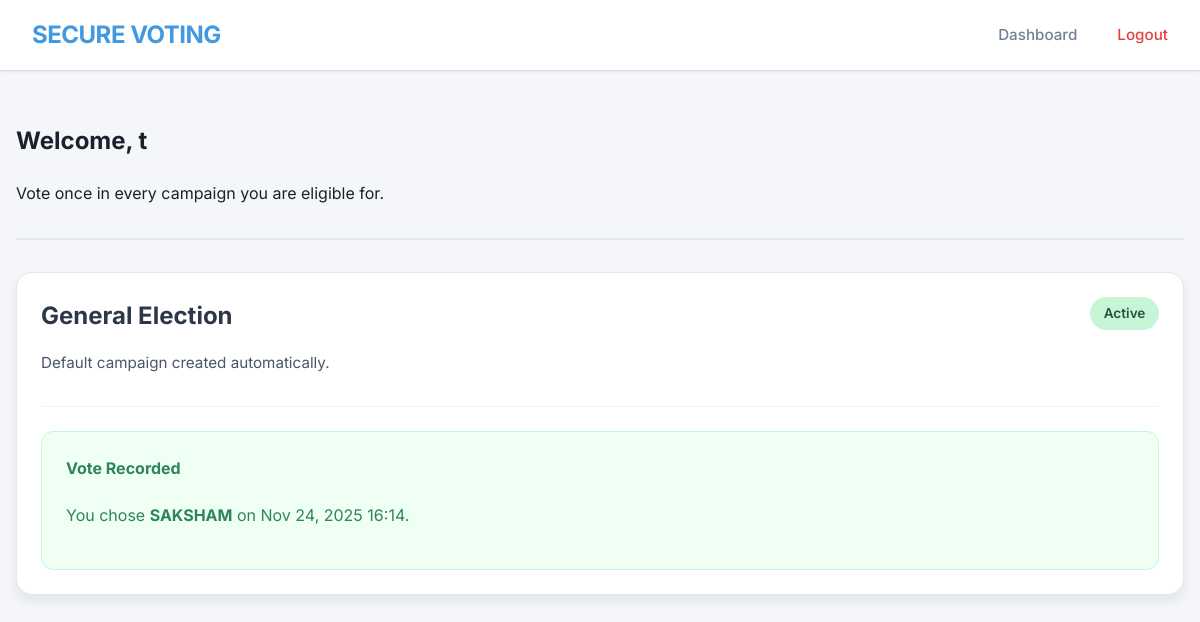
/dashboard (signed in), run on the app's committed database.
### models/user_model.py (models this page shows, shortened)
class User(UserMixin, db.Model):
    __tablename__ = "users"
    id = db.Column(db.Integer, primary_key=True)
    username = db.Column(db.String(80), nullable=False)
    email = db.Column(db.String(120), unique=True, nullable=False)
    password_hash = db.Column(db.String(255), nullable=False)
    is_admin = db.Column(db.Boolean, default=False)
    security_key_hash = db.Column(db.String(255), nullable=True)
    created_at = db.Column(db.DateTime, server_default=db.func.now())
    votes = db.relationship("Vote", back_populates="user", cascade="all, delete-orphan")

### models/vote_model.py (models this page shows)
class Campaign(db.Model):
    __tablename__ = "campaigns"
    id = db.Column(db.Integer, primary_key=True)
    name = db.Column(db.String(120), unique=True, nullable=False)
    description = db.Column(db.Text, nullable=True)
    is_active = db.Column(db.Boolean, nullable=False, default=True)
    start_at = db.Column(db.DateTime, nullable=True)
    end_at = db.Column(db.DateTime, nullable=True)
    created_at = db.Column(db.DateTime, server_default=db.func.now())
    candidates = db.relationship(
        "Candidate", back_populates="campaign", cascade="all, delete-orphan"
    )
    votes = db.relationship("Vote", back_populates="campaign", cascade="all, delete")

class Candidate(db.Model):
    __tablename__ = "candidates"
    id = db.Column(db.Integer, primary_key=True)
    name = db.Column(db.String(120), nullable=False)
    manifesto = db.Column(db.Text, nullable=True)
    campaign_id = db.Column(db.Integer, db.ForeignKey("campaigns.id"), nullable=False)
    votes = db.relationship("Vote", back_populates="candidate", cascade="all, delete")
    campaign = db.relationship("Campaign", back_populates="candidates")

class Vote(db.Model):
    __tablename__ = "votes"
    id = db.Column(db.Integer, primary_key=True)
    timestamp = db.Column(db.DateTime, server_default=db.func.now())
    user_id = db.Column(db.Integer, db.ForeignKey("users.id"), nullable=False)
    candidate_id = db.Column(db.Integer, db.ForeignKey("candidates.id"), nullable=False)
    campaign_id = db.Column(db.Integer, db.ForeignKey("campaigns.id"), nullable=False)
    encrypted_choice = db.Column(db.Text, nullable=True)
    user = db.relationship("User", back_populates="votes")
    candidate = db.relationship("Candidate", back_populates="votes")
    campaign = db.relationship("Campaign", back_populates="votes")

### app.py (the view)
    @app.route("/dashboard")
    @login_required
    def user_dashboard():
        if current_user.is_admin:
            return redirect(url_for("admin_voters"))
        campaigns = (
            Campaign.query.options(joinedload(Campaign.candidates))
            .order_by(Campaign.is_active.desc(), Campaign.created_at.desc())
            .all()
        )
        votes_by_campaign = {
            vote.campaign_id: vote
            for vote in Vote.query.filter_by(user_id=current_user.id).all()
        }
        return render_template(
            "user_dashboard.html",
            campaigns=campaigns,
            votes_by_campaign=votes_by_campaign,
        )

### templates/user_dashboard.html (shortened to what this page needs)
{% extends "base.html" %}
{% block content %}
<section>
    <div class="dashboard-header">
        <h2>Welcome, {{ current_user.username }}</h2>
        <p>Vote once in every campaign you are eligible for.</p>
    </div>
    {% if campaigns %}
        <div class="campaign-feed">
            {% for campaign in campaigns %}
                {% set vote = votes_by_campaign.get(campaign.id) %}
                <article class="campaign-card">
                    <div class="campaign-header">
                        <div>
                            <h3 class="campaign-title">{{ campaign.name }}</h3>
                            {% if campaign.description %}
                                <p class="campaign-description">{{ campaign.description }}</p>
                            {% endif %}
                        </div>
                        <span class="status-pill {% if campaign.is_active %}status-active{% else %}status-paused{% endif %}">
                            {% if campaign.is_active %}Active{% else %}Paused{% endif %}
                        </span>
                    </div>
                    {% if vote %}
                        <div class="status-card-success">
                            <h4 style="margin-top:0;">Vote Recorded</h4>
                            <p>You chose <strong>{{ vote.candidate.name }}</strong> on {{ vote.timestamp.strftime("%b %d, %Y %H:%M") if vote.timestamp else "this campaign" }}.</p>
                        </div>
                    {% elif not campaign.is_active %}
                        <div class="empty-campaign">
                            Voting is paused for this campaign. Please check back later.
                        </div>
                    {% elif not campaign.candidates %}
                        <div class="empty-campaign">
                            Administrators have not published candidates for this campaign yet.
                        </div>
                    {% endif %}
                </article>
            {% endfor %}
        </div>
    {% else %}
        <div class="empty-campaign">
            No campaigns are configured yet. Please contact your administrator.
        </div>
    {% endif %}
</section>
{% endblock %}

### static/css/main.css (style rules this page uses)
:root { font-family: "Inter", system-ui, -apple-system, BlinkMacSystemFont, sans-serif; background-color: #f4f6fb; color: #1f2933; }
body { margin: 0; }

### templates/base.html (style rules this page uses)
:root { --primary-color: #4299e1; --primary-hover: #3182ce; --bg-color: #f4f6f9; --text-dark: #1a202c; --text-light: #718096; --white: #ffffff; --shadow-sm: 0 1px 3px 0 rgba(0, 0, 0, 0.1), 0 1px 2px 0 rgba(0, 0, 0, 0.06); --shadow-md: 0 4px 6px -1px rgba(0, 0, 0, 0.1), 0 2px 4px -1px rgba(0, 0, 0, 0.06); }
body { margin: 0; padding: 0; font-family: 'Inter', sans-serif; background-color: var(--bg-color); color: var(--text-dark); line-height: 1.6; min-height: 100vh; display: flex; flex-direction: column; }

### templates/user_dashboard.html (style rules this page uses)
.dashboard-header { margin-bottom: 2rem; padding-bottom: 1rem; border-bottom: 2px solid #e2e8f0; }
.campaign-feed { display: flex; flex-direction: column; gap: 2rem; }
.campaign-card { background: #ffffff; border-radius: 16px; border: 1px solid #e2e8f0; box-shadow: 0 6px 12px rgba(15, 23, 42, 0.08); padding: 1.5rem; }
.campaign-header { display: flex; flex-wrap: wrap; justify-content: space-between; gap: 0.75rem; border-bottom: 1px solid #edf2f7; padding-bottom: 1rem; margin-bottom: 1.5rem; }
.campaign-title { margin: 0; font-size: 1.5rem; color: #2d3748; }
.status-pill { align-self: flex-start; padding: 0.35rem 0.85rem; border-radius: 999px; font-size: 0.85rem; font-weight: 600; }
.status-active { background-color: #c6f6d5; color: #22543d; }
.campaign-description { color: #4a5568; font-size: 0.95rem; }
.status-card-success { background-color: #f0fff4; border: 1px solid #c6f6d5; border-radius: 12px; padding: 1.5rem; color: #2f855a; }

### data on the page
User: username "t"
Campaign: name "General Election", description "Default campaign created automatically.", is_active "Active"
Candidate: candidate.name "SAKSHAM"
Vote: timestamp "Nov 24, 2025 16:14"
